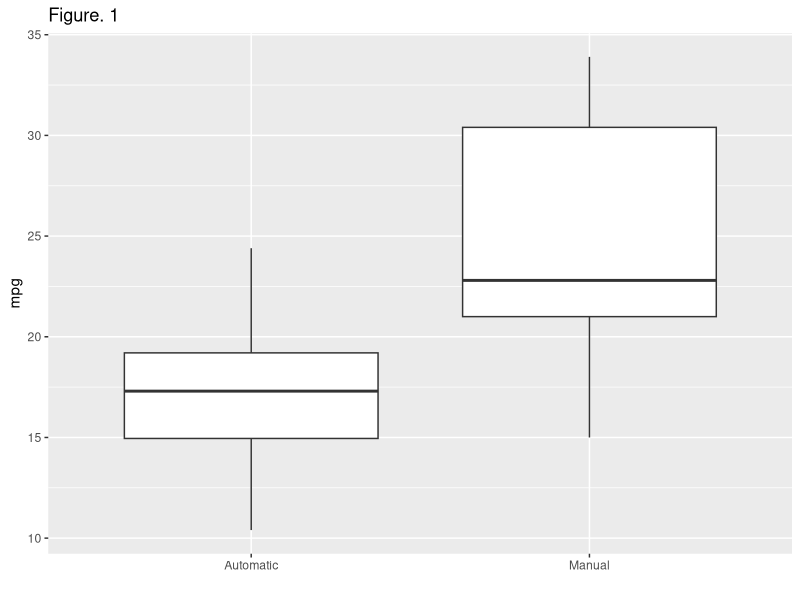
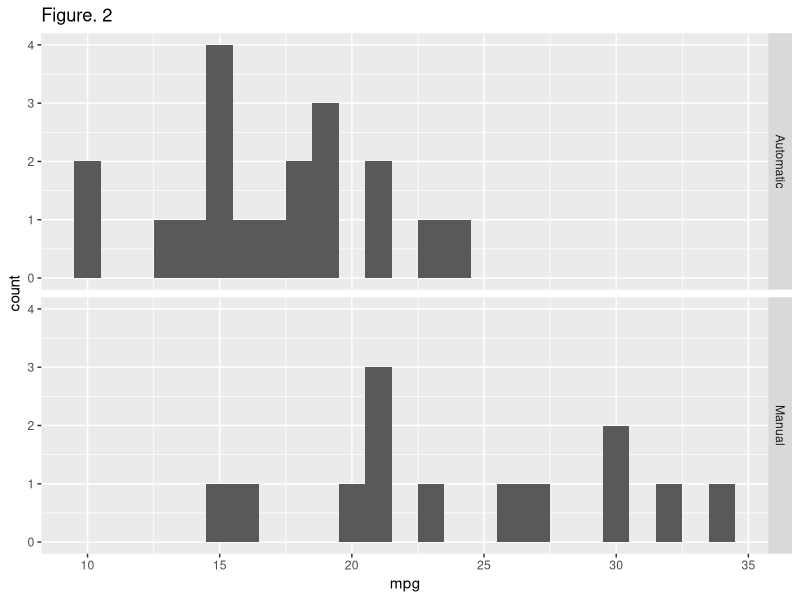
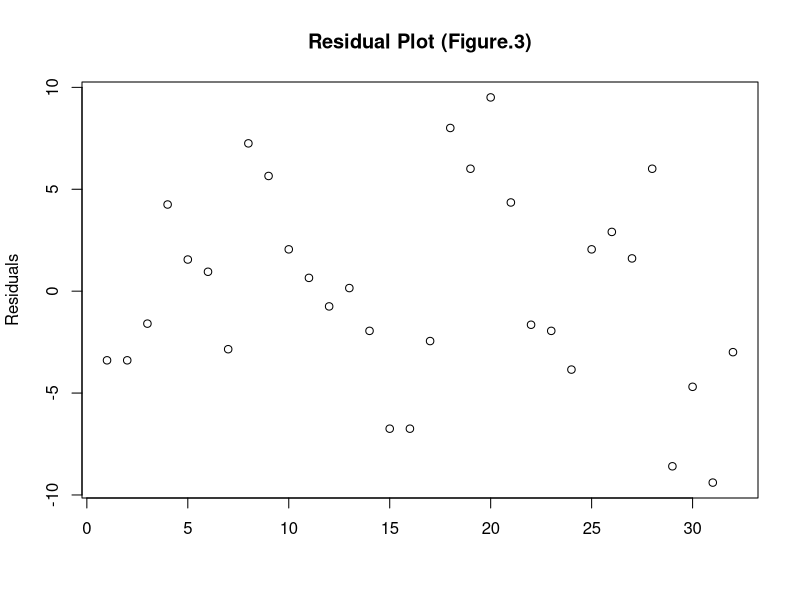

The R script that drew these images, in order:
## ---- chunk 1
library(ggplot2)
df <- mtcars[, c("mpg", "am")]
df$am <- factor(df$am, labels = c("Automatic", "Manual"))
head(df)
## ---- chunk 2
aut <- df$mpg[which(df$am == "Automatic")]
man <- df$mpg[which(df$am == "Manual")]
t.test(man, aut)$conf
## ---- chunk 3
fit <- lm(mpg ~ am, data = df)
fit$coef
## ---- chunk 4
std.am <- coef(summary(fit))[1,2]
std.man <- coef(summary(fit))[2,2]

ci.am <- fit$coef[1] + c(-1,1)*qt(.975, fit$df - 2)*std.am
ci.man <- fit$coef[2] + c(-1,1)*qt(.975, fit$df - 2)*std.man

inf.df <- cbind(data.frame(c(fit$coef[1], fit$coef[2]),rbind(ci.am, ci.man)))
names(inf.df) <- c("Parameter", "Lower CI", "Upper CI")
rownames(inf.df) <- c("Automatic", "Manual")
inf.df
## ---- chunk 5
library(ggplot2)
df <- mtcars[, c("mpg", "am")]
df$am <- factor(df$am, labels = c("Automatic", "Manual"))
ggplot(df, aes(x = am, y = mpg)) + geom_boxplot() + xlab("") + ggtitle("Figure. 1")
ggplot(df, aes(x = mpg)) + geom_histogram(binwidth = 1) + facet_grid(am~.) + ggtitle("Figure. 2")
## ---- chunk 6
plot(fit$residuals, xlab = "", ylab ="Residuals", main = "Residual Plot (Figure.3)")
